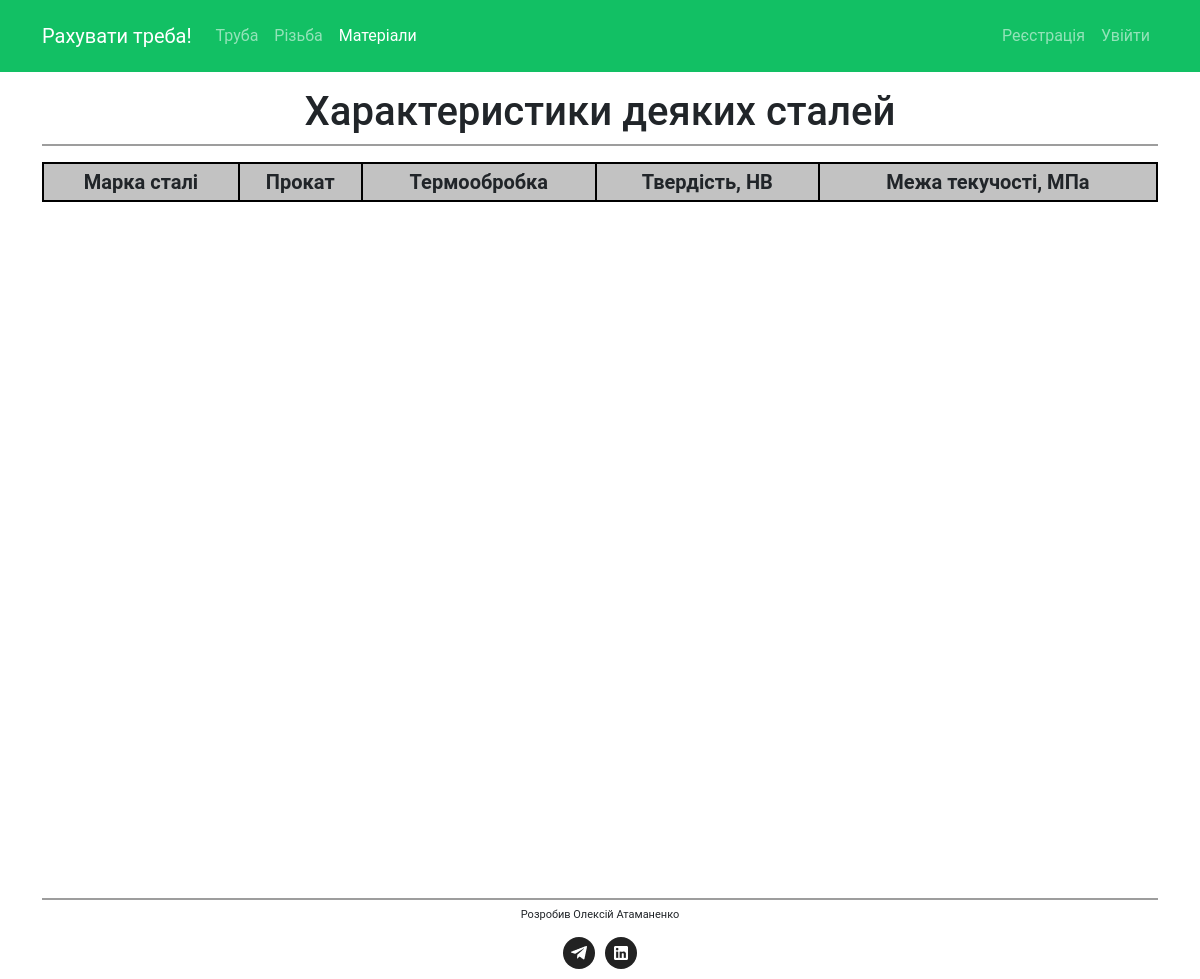
The page /materials/ on the database as committed earlier.
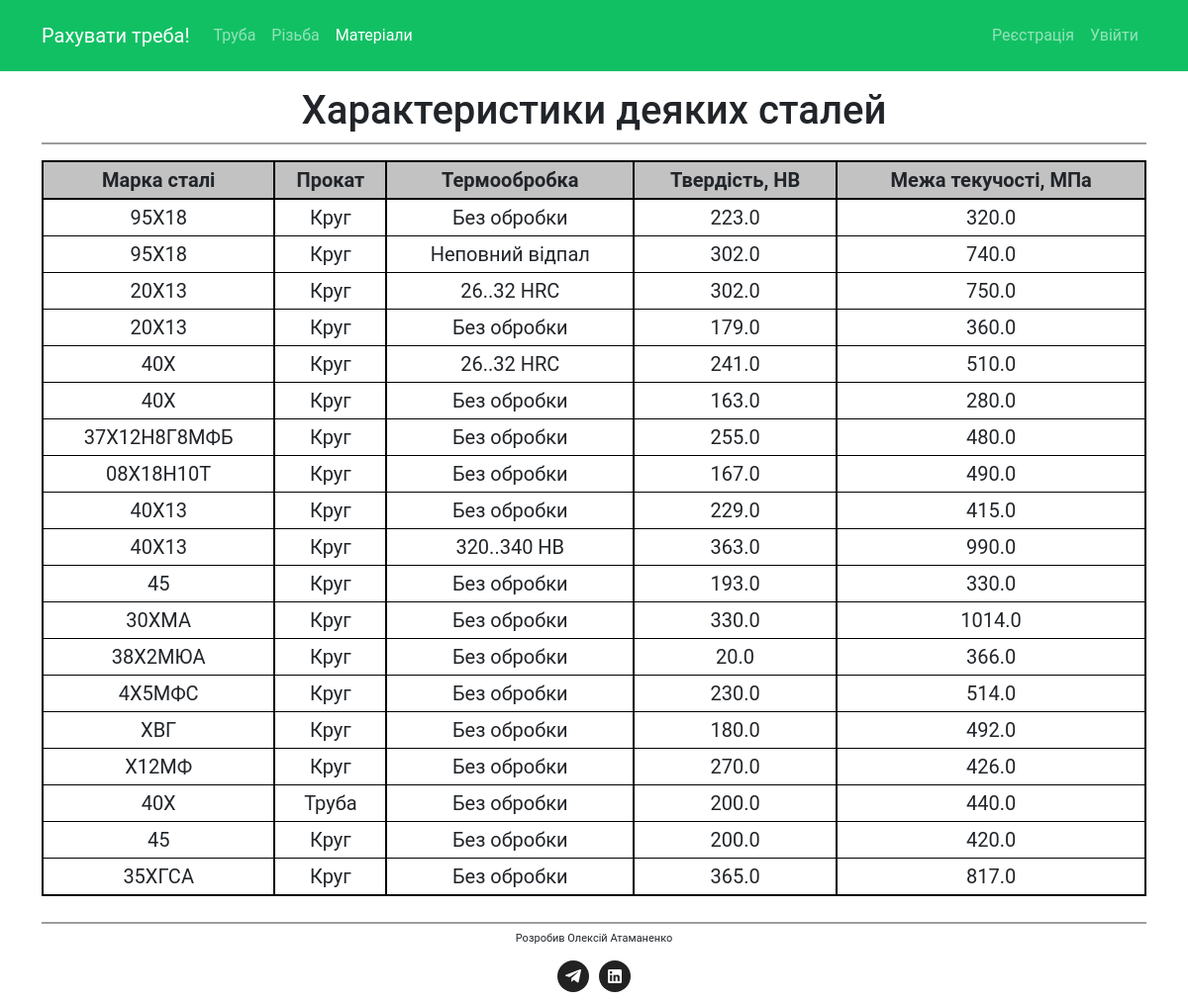
The same page on the database as committed later.
### calculate/models.py (models this page shows, shortened)
class Material(models.Model):
    id = models.AutoField(primary_key=True)
    name = models.CharField(max_length=40)
    type = models.CharField(max_length=40)
    condition = models.CharField(max_length=40, blank=True,)
    hardness = models.FloatField(help_text="HB")
    yield_strenght = models.FloatField(help_text="МПа")
    @staticmethod
    def get_all():
        return list(Material.objects.all())

### calculate/views.py (the view)
# urls.py: path('materials/', views.materials, name = 'materials'),
def materials(request):
	materials_list = Material.get_all()
	return render(request, 'calculate/materials.html', {'materials_list':materials_list})

### calculate/templates/calculate/materials.html (shortened to what this page needs)
{% extends "base.html" %}
{% load static %}
{% block content %}
    <section class="material">
        <div class="container">
            <h1>Характеристики деяких сталей</h1>
            <div class="home__subtitle-line"></div>
            <div class="row">
                <div class="col-12">
                    <table class="table">
                        <tr class="table__header">
                            <th>Марка сталі</th>
                            <th>Прокат</th>
                            <th>Термообробка</th>
                            <th>Твердість, HB</th>
                            <th>Межа текучості, МПа</th>
                        </tr>
                        {% for material in materials_list %}
                            <tr>
                                <td class="table__name">{{ material.name }}</td>
                                <td class="table__type">{{ material.type }}</td>
                                <td class="table__condition">{{ material.condition }}</td>
                                <td class="table__hardness">{{ material.hardness }}</td>
                                <td class="table__yield_strenght">{{ material.yield_strenght }}</td>
                            </tr>
                        {% endfor %}
                    </table>
                </div>
            </div>
        </div>
    </section>
{% endblock %}

Rows that differ between the two databases and show on the page:
added Material: name "95Х18", type "Круг", condition "Без обробки", hardness "223.0", yield_strenght "320.0"
added Material: name "95Х18", type "Круг", condition "Неповний відпал", hardness "302.0", yield_strenght "740.0"
added Material: name "20Х13", type "Круг", condition "26..32 HRC", hardness "302.0", yield_strenght "750.0"
added Material: name "20Х13", type "Круг", condition "Без обробки", hardness "179.0", yield_strenght "360.0"
added Material: name "40Х", type "Круг", condition "26..32 HRC", hardness "241.0", yield_strenght "510.0"
added Material: name "40Х", type "Круг", condition "Без обробки", hardness "163.0", yield_strenght "280.0"
added Material: name "37Х12Н8Г8МФБ", type "Круг", condition "Без обробки", hardness "255.0", yield_strenght "480.0"
added Material: name "08Х18Н10Т", type "Круг", condition "Без обробки", hardness "167.0", yield_strenght "490.0"
added Material: name "40Х13", type "Круг", condition "Без обробки", hardness "229.0", yield_strenght "415.0"
added Material: name "40Х13", type "Круг", condition "320..340 НВ", hardness "363.0", yield_strenght "990.0"
added Material: name "45", type "Круг", condition "Без обробки", hardness "193.0", yield_strenght "330.0"
added Material: name "30ХМА", type "Круг", condition "Без обробки", hardness "330.0", yield_strenght "1014.0"
added Material: name "38Х2МЮА", type "Круг", condition "Без обробки", hardness "20.0", yield_strenght "366.0"
added Material: name "4Х5МФС", type "Круг", condition "Без обробки", hardness "230.0", yield_strenght "514.0"
added Material: name "ХВГ", type "Круг", condition "Без обробки", hardness "180.0", yield_strenght "492.0"
added Material: name "Х12МФ", type "Круг", condition "Без обробки", hardness "270.0", yield_strenght "426.0"
added Material: name "40Х", type "Труба", condition "Без обробки", hardness "200.0", yield_strenght "440.0"
added Material: name "45", type "Круг", condition "Без обробки", hardness "200.0", yield_strenght "420.0"
added Material: name "35ХГСА", type "Круг", condition "Без обробки", hardness "365.0", yield_strenght "817.0"
